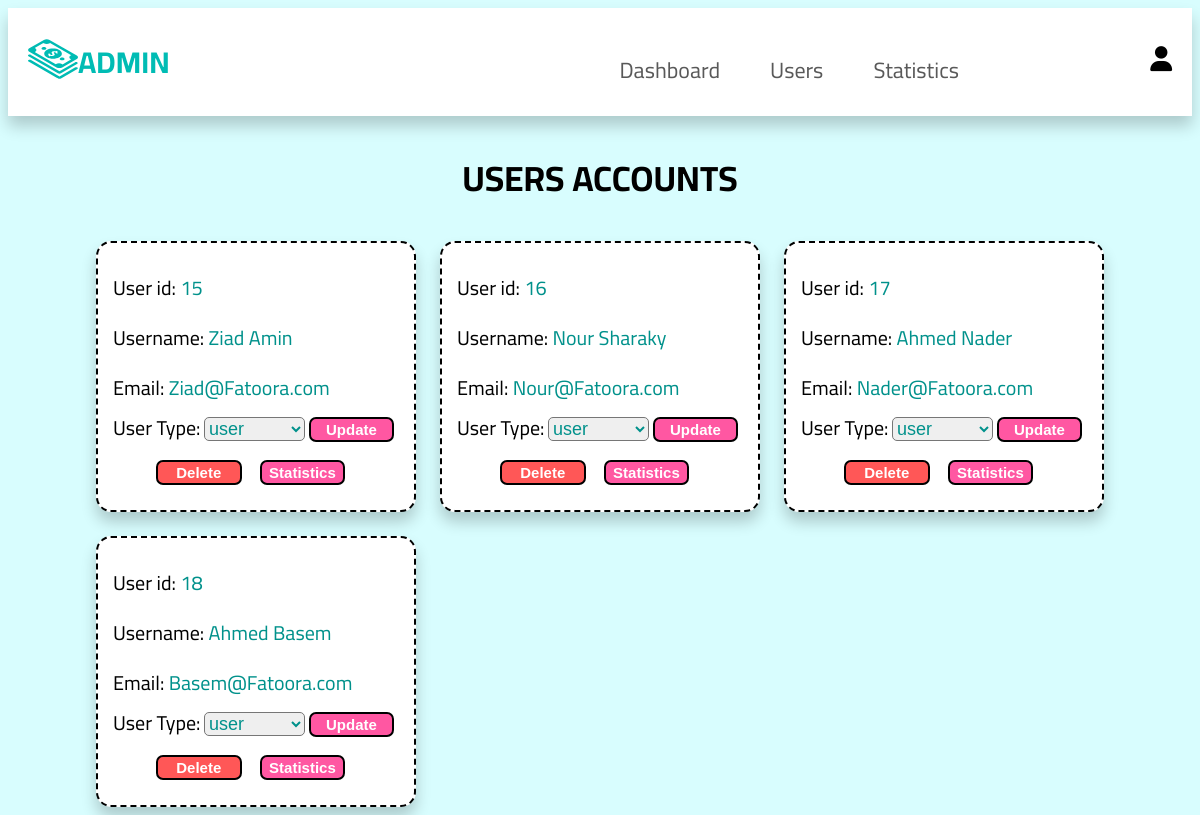
Screenshot of /adminUsers.php (signed in) with the database file from the repository.
### tables this page shows
CREATE TABLE `users` (
  `UserID` int(11) NOT NULL,
  `name` varchar(255) NOT NULL,
  `email` varchar(100) NOT NULL,
  `password` varchar(255) NOT NULL,
  `birthdate` date NOT NULL,
  `type` varchar(100) NOT NULL DEFAULT 'user'
);

### adminUsers.php (the view, shortened to what this page needs)
<?php
@include 'Templates/config.php';
 ?>
<!DOCTYPE html>
<html lang="en" dir="ltr">
  <head>
    <link rel="stylesheet" href="CSS/adminUsers_styles.css">
  </head>
  <body>
    <?php @include 'Templates/adminNav.php'; ?>
    <section class="users">
     <h1 class="title">Users Accounts</h1>
     <div class="container">
      <?php
       $select_users = mysqli_query($conn, "SELECT * FROM `users`") or die('query failed');
       if(mysqli_num_rows($select_users) > 0){
          while($fetch_users = mysqli_fetch_assoc($select_users)){
      ?>
      <div class="box">
         <p>User id: <span><?php echo $fetch_users['UserID']; ?></span></p>
         <p>Username: <span><?php echo $fetch_users['name']; ?></span></p>
         <p>Email: <span><?php echo $fetch_users['email']; ?></span></p>
         <form class="" action="adminUsers.php" method="post" enctype="multipart/form-data">
           <span class="sub">User Type:</span>
           <select class="type" name="type" required>
             <option value="user" <?php if ($fetch_users['type'] == 'user' ){?> selected <?php  }?> > user </option>
           </select>
           <input type="submit" class="btn" value="Update" name="update_user">
           <br><input type="submit" class="dlt-btn" value="Delete" name="delete_user">
           <input type="submit" class="btn" value="Statistics" name="stats_user">
         </form>
      </div>
      <?php
         }
      }
      ?>
     </div>
    </section>
  </body>
</html>

### CSS/adminUsers_styles.css (style rules this page uses)
.title { text-align: center; margin-bottom: 30px; color: black; text-transform: uppercase; font-size: 35px; }
.users .container { display: grid; grid-template-columns: repeat(auto-fit, 20rem); gap:1.5rem; align-items: flex-start; max-width: 1200px; margin: 0 auto; justify-content: center; }
.users .container .box { padding: 10px 15px; border:2px dashed black; background-color: white; box-shadow: 0 10px 15px rgba(0,0,0,.2); border-radius: 15px; }
.users .container .box p, .users .container .box .sub { font-size: 20px; color: black; margin-bottom: 10px; line-height: 1.5; }
.users .container .box p span { color: #00918b; }
.users .container .box .type { color: #00918b; font-size: 18px; border-radius: 5px }
.users .container .box form .btn { width: 30%; padding: 2px; border: 2px solid black; background: #ff57a2; border-radius: 7px; margin-bottom: 15px; font-size: 15px; color: white; font-weight: bold; }
.users .container .box form .dlt-btn { width: 30%; padding: 2px; border: 2px solid black; background: #ff5757; border-radius: 7px; margin-bottom: 15px; font-size: 15px; color: white; font-weight: bold; margin-left: 15%; margin-right: 5%; }

### CSS/navbar_styles.css (style rules this page uses)
:root { --navItem: #00BCB4; --white: #ffffff; }
body { background-color: #D8FDFE; font-family: "Cairo", sans-serif; }

### rows the page displays
users: UserID "15", name "Ziad Amin", email "Ziad@Fatoora.com", type "user"
users: UserID "16", name "Nour Sharaky", email "Nour@Fatoora.com"
users: UserID "17", name "Ahmed Nader", email "Nader@Fatoora.com", type "user"
users: UserID "18", name "Ahmed Basem", email "Basem@Fatoora.com", type "user"
